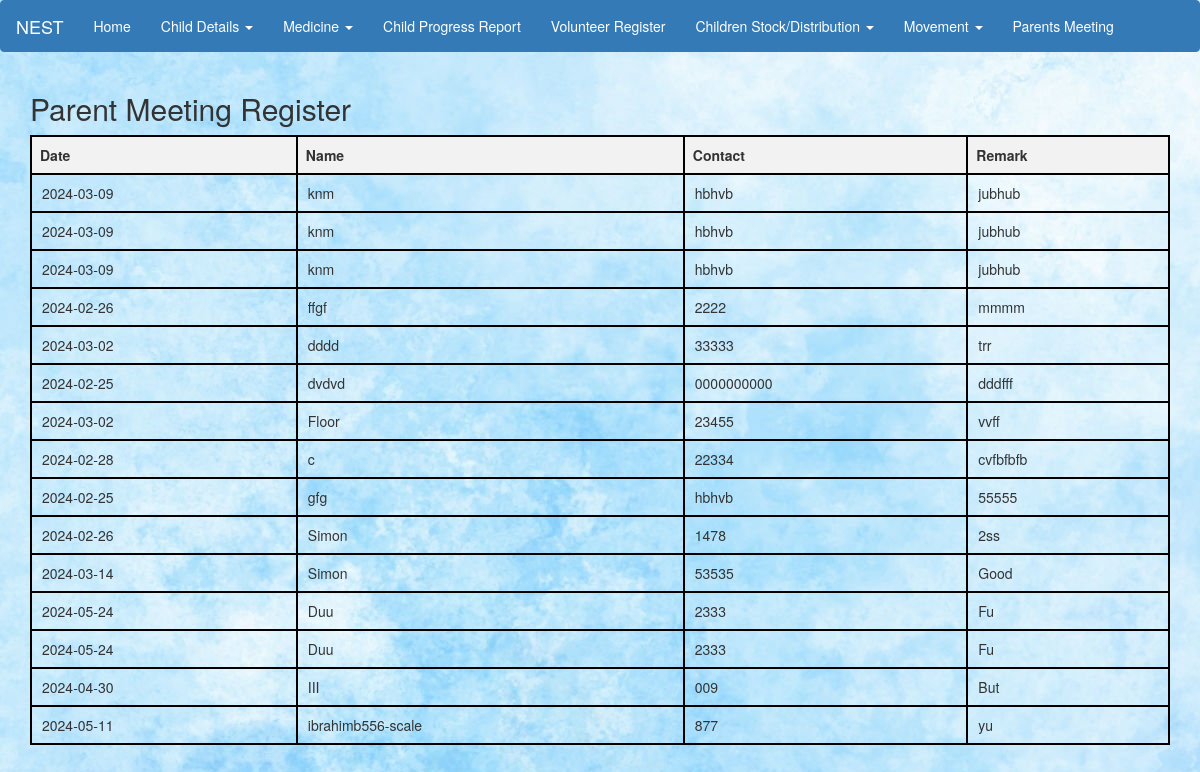
The page /parent_meeting_view.php on the database its author committed.
### tables this page shows
CREATE TABLE `parent_meeting` (
  `date` date NOT NULL,
  `name` varchar(300) NOT NULL,
  `contact` varchar(20) NOT NULL,
  `remark` varchar(250) NOT NULL
);

### parent_meeting_view.php (the view, shortened to what this page needs)
<?php
$servername = "localhost";
$username = "root";
$password = "";
$database = "nestdb";
$conn = new mysqli($servername, $username, $password, $database);
$sql = "SELECT * FROM parent_meeting";
$result = $conn->query($sql);
?>
<!DOCTYPE html>
<html lang="en">
<head>
    <link rel="stylesheet" href="https://maxcdn.bootstrapcdn.com/bootstrap/3.4.1/css/bootstrap.min.css">
    <link rel="stylesheet" href="style.css">
</head>
<body>
    <nav class="navbar navbar-default">
        <div class="container-fluid">
            <div class="navbar-header">
                <a class="navbar-brand" href="#">NEST</a>
            </div>
            <ul class="nav navbar-nav">
                <li><a href="index.html">Home</a></li>
                <li class="dropdown">
                    <a class="dropdown-toggle" data-toggle="dropdown" href="#">Child Details
                        <span class="caret"></span>
                    </a>
                </li>
                <li class="dropdown">
                    <a class="dropdown-toggle" data-toggle="dropdown" href="#">Medicine
                        <span class="caret"></span>
                    </a>
                </li>
                <li><a href="child_pr_entry.html">Child Progress Report</a></li>
                <li><a href="volunteer_register.html">Volunteer Register</a></li>
                <li class="dropdown">
                    <a class="dropdown-toggle" data-toggle="dropdown" href="#">Children Stock/Distribution
                        <span class="caret"></span>
                    </a>
                </li>
                <li class="dropdown">
                    <a class="dropdown-toggle" data-toggle="dropdown" href="#">Movement
                        <span class="caret"></span>
                    </a>
                </li>
                <li><a href="parent_meeting_register.html">Parents Meeting</a></li>
            </ul>
        </div>
    </nav>
    <div class="container">
        <h2>Parent Meeting Register</h2>
        <table>
            <thead>
                <tr>
                    <th>Date</th>
                    <th>Name</th>
                    <th>Contact</th>
                    <th>Remark</th>
                </tr>
            </thead>
            <tbody>
                <?php
                if ($result->num_rows > 0) {
                    while($row = $result->fetch_assoc()) {
                        echo "<tr>";
                        echo "<td>" . $row["date"] . "</td>";
                        echo "<td>" . $row["name"] . "</td>";
                        echo "<td>" . $row["contact"] . "</td>";
                        echo "<td>" . $row["remark"] . "</td>";
                        echo "</tr>";
                    }
                } else {
                    echo "<tr><td colspan='4'>No records found</td></tr>";
                }
                ?>
            </tbody>
        </table>
    </div>
</body>
</html>

### style.css (style rules this page uses)
table td { padding-left: 10px; padding-right: 10px; }
table { width: 100%; }
.navbar-default { background-color: #337ab7; border-color: #337ab7; }
.navbar-default .navbar-brand { color: #ffffff; }
.navbar-default .navbar-nav > li > a { color: #ffffff; }
body { background-color: #e6f2ff; background-image: url('bg_marble.jpg'); background-repeat: repeat; }

### parent_meeting_view.php (style rules this page uses)
table { border-collapse: collapse; width: 100%; margin-bottom: 50px; }
th, td { border: 2px solid black; text-align: left; padding: 8px; }
th { background-color: #f2f2f2; }

### rows shown on the page
parent_meeting: date "2024-03-09", name "knm", contact "hbhvb", remark "jubhub"
parent_meeting: date "2024-03-09", name "knm", contact "hbhvb", remark "jubhub"
parent_meeting: date "2024-03-09", name "knm", contact "hbhvb", remark "jubhub"
parent_meeting: date "2024-02-26", name "ffgf", contact "2222", remark "mmmm"
parent_meeting: date "2024-03-02", name "dddd", contact "33333", remark "trr"
parent_meeting: date "2024-02-25", name "dvdvd", contact "0000000000", remark "dddfff"
parent_meeting: date "2024-03-02", name "Floor", contact "23455", remark "vvff"
parent_meeting: date "2024-02-28", name "c", contact "22334", remark "cvfbfbfb"
parent_meeting: date "2024-02-25", name "gfg", contact "hbhvb", remark "55555"
parent_meeting: date "2024-02-26", name "Simon", contact "1478", remark "2ss"
parent_meeting: date "2024-03-14", name "Simon", contact "53535", remark "Good"
parent_meeting: date "2024-05-24", name "Duu", contact "2333", remark "Fu"
parent_meeting: date "2024-05-24", name "Duu", contact "2333", remark "Fu"
parent_meeting: date "2024-04-30", name "III", contact "009", remark "But"
parent_meeting: date "2024-05-11", name "ibrahimb556-scale", contact "877", remark "yu"
